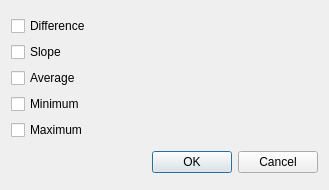
<?xml version="1.0" encoding="UTF-8"?>
<ui version="4.0">
 <class>MarkerInfoDialog</class>
 <widget class="QDialog" name="MarkerInfoDialog">
  <property name="geometry">
   <rect>
    <x>0</x>
    <y>0</y>
    <width>329</width>
    <height>190</height>
   </rect>
  </property>
  <property name="windowTitle">
   <string>Dialog</string>
  </property>
  <layout class="QVBoxLayout" name="verticalLayout">
   <item>
    <layout class="QVBoxLayout" name="verticalLayout_2">
     <item>
      <widget class="QCheckBox" name="checkDifference">
       <property name="text">
        <string>Difference</string>
       </property>
      </widget>
     </item>
     <item>
      <widget class="QCheckBox" name="checkSlope">
       <property name="text">
        <string>Slope</string>
       </property>
      </widget>
     </item>
     <item>
      <widget class="QCheckBox" name="checkAverage">
       <property name="text">
        <string>Average</string>
       </property>
      </widget>
     </item>
     <item>
      <widget class="QCheckBox" name="checkMinimum">
       <property name="text">
        <string>Minimum</string>
       </property>
      </widget>
     </item>
     <item>
      <widget class="QCheckBox" name="checkMaximum">
       <property name="text">
        <string>Maximum</string>
       </property>
      </widget>
     </item>
    </layout>
   </item>
   <item>
    <widget class="QDialogButtonBox" name="buttonBox">
     <property name="orientation">
      <enum>Qt::Orientation::Horizontal</enum>
     </property>
     <property name="standardButtons">
      <set>QDialogButtonBox::StandardButton::Cancel|QDialogButtonBox::StandardButton::Ok</set>
     </property>
    </widget>
   </item>
  </layout>
 </widget>
 <resources/>
 <connections>
  <connection>
   <sender>buttonBox</sender>
   <signal>accepted()</signal>
   <receiver>MarkerInfoDialog</receiver>
   <slot>accept()</slot>
   <hints>
    <hint type="sourcelabel">
     <x>248</x>
     <y>254</y>
    </hint>
    <hint type="destinationlabel">
     <x>157</x>
     <y>274</y>
    </hint>
   </hints>
  </connection>
  <connection>
   <sender>buttonBox</sender>
   <signal>rejected()</signal>
   <receiver>MarkerInfoDialog</receiver>
   <slot>reject()</slot>
   <hints>
    <hint type="sourcelabel">
     <x>316</x>
     <y>260</y>
    </hint>
    <hint type="destinationlabel">
     <x>286</x>
     <y>274</y>
    </hint>
   </hints>
  </connection>
 </connections>
</ui>
